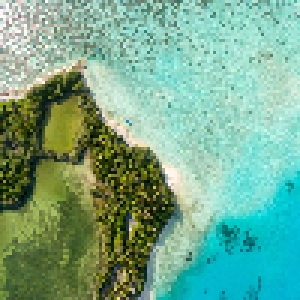
#> input picture HW6/image1.png, 100 x 100 px (shown 3 times larger)
$ jupyter execute --allow-errors main.ipynb   (shell and % lines are left out)
#> lines starting #> are read from the running program, lines starting #| are printed output that depends on the picture
[cell 1]
import numpy as np
import cv2
import os
import matplotlib.pyplot as plt
from scipy.spatial.distance import pdist, squareform
from imageio import mimsave

## Load Data

[cell 2]
def load_img(img_path):
#> called with img_path = './image1.png'
    img = cv2.imread(img_path)
#> img is the input picture: shape (100, 100, 3); mean B, G, R 141.1, 169.4, 117.4
    height, width, channel = img.shape
#> height = 100; width = 100; channel = 3

    return img.reshape(-1, channel), height, width

[cell 3]
img1, height1, width1 = load_img("./image1.png")
#> height1 = 100; width1 = 100
img2, height2, width2 = load_img('./image2.png')
#> call 2 of load_img, with img_path = './image2.png'
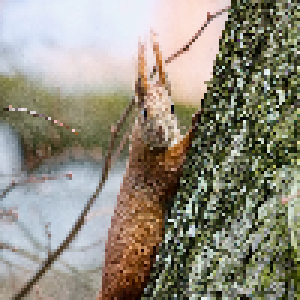
#> input picture HW6/image2.png, 100 x 100 px (shown 3 times larger)
#> in load_img, img is the input picture: shape (100, 100, 3); mean B, G, R 125.9, 140.4, 144.8
#> height2 = 100; width2 = 100

## Kernel function
<div align="center">

</div>

$S(x)$ is the spatial information (i.e. the coordinate of the pixel) of data $x$, and $C(x)$ is the color information (i.e. the RGB values) of data $x$. Both $\gamma_{s}$ and $\gamma_{c}$ are hyper-parameters which you can tune in your own way.

[cell 4]
def kernel_function(img, width, gamma_s=0.001, gamma_c=0.001):
    # Compute S (coordinate of the pixel)
#> called with img = array of shape (10000, 3), width = 100, gamma_s = 0.001, gamma_c = 7e-05
    n = len(img)
#> n = 10000
    S = np.zeros((n, 2))
    for i in range(n):
        S[i] = [i // width, i % width]

    K = squareform(np.exp(-gamma_s * pdist(S, 'sqeuclidean'))) * squareform(np.exp(-gamma_c * pdist(img, 'sqeuclidean')))

    return K

## K means

### initialize centroid

* kmeans++
  1. Randomly pick one point as the first centroid.
  2. For each point, compute the distance from its nearest selected centroids $D(x)$.
  3. Calculate the probability of a point to be selected as the next centroid $\frac{D(x)^2}{\sum_{x \isin X}D(x)^2}$.
  4. Using Roulette wheel selection to select the next centroid.
  5. Repeat 2. ~ 4. until k centroids has been selected.
> Roulette wheel selection: generate a radom number in interval 0 ~ 1, compare it to the cumulative probability, if it falls in the i-th interval, then the i-th point is selected as the next centroid.

[cell 5]
def euclidean(point, data):
    return np.sqrt(np.sum((point - data) ** 2, axis=1))

[cell 6]
def initialize_centroid(img, n_cluster=2, centroid_method='kmeans++'):
#> called with img = array of shape (10000, 10000), n_cluster = 2, centroid_method = 'kmeans++'
    centroids = np.zeros((n_cluster, img.shape[1]))
    if centroid_method == 'kmeans++':
        # randomly pick one point as the first centroid
        centroids[0] = img[np.random.choice(range(len(img)), size=1), :]

        for c in range(1, n_cluster):
            temp_dist = np.zeros((len(img), c))
            # for i in range(len(img)):
            for j in range(c):
                    # compute distance
                temp_dist[:, j] = euclidean(centroids[j], img)
                    #temp_dist[i, j] = np.sqrt(np.sum((img[i] - centroids[j]) ** 2))
                # for each data point, select the minimum distance (nearest centroid)
            dists = np.min(temp_dist, axis=1)
                # calulate probability
            dists /= np.sum(dists)
                # roulette wheel selection
            new_centroid_idx = np.random.choice(range(len(img)), size=1, p=dists)
            centroids[c] = img[new_centroid_idx]
#> this loop made 1 pass
#> new_centroid_idx on pass 1: [5589]
                # [6 lines of commented-out code are left out]
    elif centroid_method == 'random':
        X_mean = np.mean(img, axis=0)
        X_std = np.std(img, axis=0)
        for c in range(img.shape[1]):
            centroids[:, c] = np.random.normal(X_mean[c], X_std[c], size=n_cluster)
    else:
        raise Exception ('unavailable centroid method!')

    return centroids

### defined colormap

[cell 7]
np.random.seed(19990410)
colormap = np.random.choice(range(256), size=(100, 3))

### assign cluster color

[cell 8]
def cluster_color(assigned_cluster, height, width, n_cluster=2):
    color = colormap[:n_cluster, :]
    res = np.zeros((len(assigned_cluster), 3), dtype=np.uint8)
    for i in range(len(res)):
        res[i, :] = color[assigned_cluster[i]]

    return res.reshape(height, width, 3)

### k means
<div align="center">

</div>

[cell 9]
def kmeans(X, height, width, n_cluster=2, centroid_method='kmeans++', EPS=1e-9):
    init_mean = initialize_centroid(X, n_cluster, centroid_method)
    assigned_cluster = np.zeros(len(X), dtype=np.uint8)
#> assigned_cluster = 10000 values from 0 to 0
    segment = []
    n_iter = 1

    while True:
        # [6 lines of commented-out code are left out]
        euclid_dist = np.zeros((len(X), n_cluster))
        for c in range(n_cluster):
            euclid_dist[:, c] = euclidean(init_mean[c], X)
        assigned_cluster = np.argmin(euclid_dist, axis=1)


        # M step
        new_mean = np.zeros(init_mean.shape)
        for i in range(n_cluster):
            assign_i = np.argwhere(assigned_cluster == i).reshape(-1)
            for j in assign_i:
                new_mean[i] += X[j]
            if len(assign_i) > 0:
                new_mean[i] /= len(assign_i)

        diff = np.sum((new_mean - init_mean) ** 2)
        init_mean = new_mean
        assign_color = cluster_color(assigned_cluster, height, width, n_cluster)
        segment.append(assign_color)

        print(f"Iteration {n_iter}")
        for i in range(n_cluster):
            print(f"cluster={i+1} : (N pixel assigned : {np.count_nonzero(assigned_cluster == i)})")
        print(f"Difference : {diff}")
        print()

        n_iter += 1
        if diff < EPS:
            break
#> this loop made 8 passes
#> diff on pass 1: 585.2
#> (printed output is left out)
#> pass 1, in kmeans, `assign_color = cluster_color(assigned_cluster, height, width, n_cluster)`:
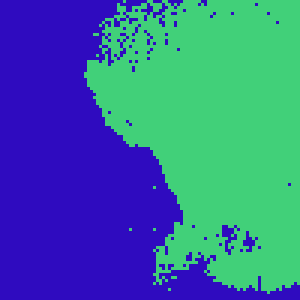
#> assign_color: shape (100, 100, 3) (shown 3 times larger); mean of channels 0, 1, 2 156, 109.5, 56; drawn as B, G, R
#> pass 2, in kmeans, `assign_color = cluster_color(assigned_cluster, height, width, n_cluster)`:
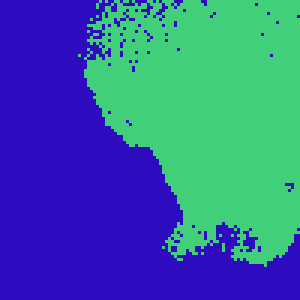
#> assign_color: shape (100, 100, 3) (shown 3 times larger); mean of channels 0, 1, 2 158.7, 102, 55.3; drawn as B, G, R
#> pass 3, in kmeans, `assign_color = cluster_color(assigned_cluster, height, width, n_cluster)`:
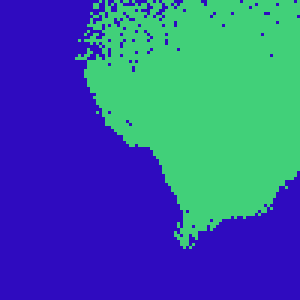
#> assign_color: shape (100, 100, 3) (shown 3 times larger); mean of channels 0, 1, 2 161.7, 93.3, 54.5; drawn as B, G, R
#> after the loop, n_iter = 9; segment = 8 items


    return assigned_cluster, segment

## Kernel K means

[cell 10]
W = kernel_function(img1, width=100, gamma_s=0.001, gamma_c=0.00007)
assigned_cluster, segment = kmeans(W, height=100, width=100, n_cluster=2, centroid_method='kmeans++', EPS=1e-9)
#> assigned_cluster = 10000 values, max 1 at index 35, min 0 at index 0, mean 0.403; segment = 8 items

### make gif

[cell 11]
def save_gif(img_list, gif_path="./gif", gif_name="result.gif", duration=2):
#> called with gif_path = './gif', gif_name = 'KK_img1_k=2.gif', duration = 2
    for img in img_list:
        img = img[:, :, ::-1]
#> this loop made 8 passes
#> pass 1, in save_gif, `img = img[:, :, ::-1]`:
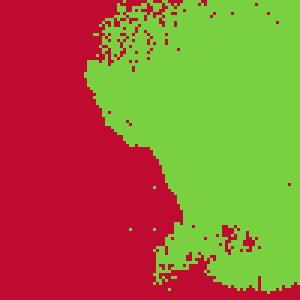
#> img: shape (100, 100, 3) (shown 3 times larger); mean of channels 0, 1, 2 56, 109.5, 156; drawn as B, G, R
#> pass 3, in save_gif, `img = img[:, :, ::-1]`:
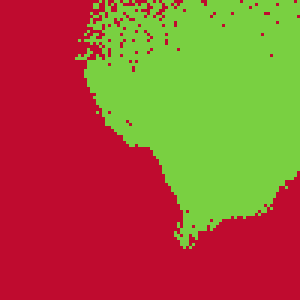
#> img: shape (100, 100, 3) (shown 3 times larger); mean of channels 0, 1, 2 54.5, 93.3, 161.7; drawn as B, G, R
    if not os.path.exists(gif_path):
        os.makedirs(gif_path)
    mimsave(os.path.join(gif_path, gif_name), img_list, 'GIF', duration=duration)
    return

[cell 12]
save_gif(segment, "./gif", "KK_img1_k=2.gif", duration=2)

## Spectral Clustering

### Normalized Spectal Clustering
<div align="center">

</div>

[cell 13]
n_cluster=2

#> (a cell that did not finish here is left out)

D = np.diag(np.sum(W, axis=1))
L = D - W
D_inverse_sqrt = np.diag(1 / np.diag(np.sqrt(D)))
L_sym = D_inverse_sqrt @ L @ D_inverse_sqrt
eigenvalue, eigenvector = np.linalg.eig(L_sym)
sort_index = np.argsort(eigenvalue)
U = eigenvector[:, sort_index[1:n_cluster+1]]
sums = np.linalg.norm(U, axis=1).reshape(-1, 1)
T = U / sums
assigned_cluster, segment = kmeans(T, height=100, width=100, n_cluster=2, centroid_method='kmeans++', EPS=1e-9)

[cell 15]
save_gif(segment, "./gif", "normalized_SC_img1_k=2.gif", duration=2)
#> the loop in save_gif (call 2), `for img in img_list:` made 8 passes

### Unnormalized Spectral Clustering
<div align="center">

</div>

#> (a cell that did not finish here is left out)

D = np.diag(np.sum(W, axis=1))
L = D - W
eigenvalue, eigenvector = np.linalg.eig(L)
sort_index = np.argsort(eigenvalue)
U = eigenvector[:, sort_index[1:n_cluster:1]]

#> (a cell that did not finish here is left out)

[cell 18]
save_gif(segment, "./gif", "unnormalized_SC_img1_k=2.gif", duration=2)
